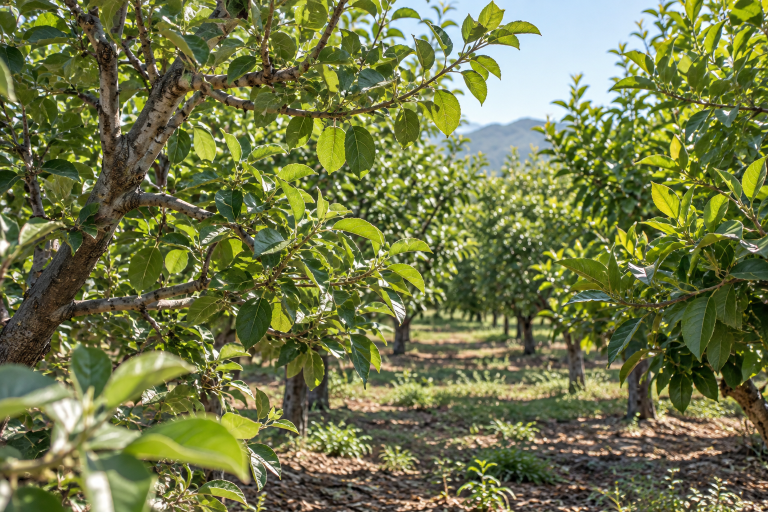
#> input picture assets/orchard.png, 1536 x 1024 px (shown at 1/2 size)
$ python benchmark.py
#> lines starting #> are read from the running program, lines starting #| are printed output that depends on the picture
### game.py
"""ORCHARD: deterministic image scenes, real YOLO inference, server-owned scoring."""
from __future__ import annotations
import io
import json
import os
import time
from pathlib import Path
from dataclasses import dataclass, field
from functools import lru_cache
import numpy as np
from PIL import Image, ImageEnhance, ImageFilter, ImageOps

ROOT = Path(__file__).resolve().parent
os.environ.setdefault('YOLO_CONFIG_DIR', str(ROOT / '.runtime'))
os.environ.setdefault('YOLO_OFFLINE', 'true')
WIDTH, HEIGHT = 1200, 800
MAX_SCANS = 5
PHASES = [
    dict(name='Bom dia, pomar!', short='Bom dia, pomar', description='Maçãs ao sol. Café para você, pixels para o robô.', light='Manhã clara', fruit='apple', count=8, decoys=[]),
    dict(name='Laranja é o novo desafio', short='Cítricos', description='Mudou a fruta. O robô continua sem saber fazer suco.', light='Sol aberto', fruit='orange', count=9, decoys=[]),
    dict(name='Cadê a maçã?', short='Esconde-esconde', description='Frutas pequenas e folhas na frente. Não vale culpar a salada.', light='Sombra das folhas', fruit='apple', count=12, decoys=[]),
    dict(name='Hora extra no pomar', short='Luz baixa', description='Pouca luz e ruído no sensor. O robô esqueceu os óculos.', light='Fim de tarde', fruit='orange', count=10, decoys=[]),
    dict(name='Salada de algoritmos', short='Tudo misturado', description='Maçãs e laranjas juntas. Aqui comparar as duas é obrigatório.', light='Luz variável', fruit='mixed', count=14, decoys=[]),
    dict(name='O pomar de plástico', short='Frutas de mentira', description='Maçãs decorativas entre frutas reais. Procure a emenda: plástico não vira torta.', light='Vitrine rural', fruit='apple', count=6, decoys=['plastic','plastic','wax','plastic']),
    dict(name='Natal fora de época', short='Natal no pomar', description='Bolinhas de Natal e velas de laranja invadiram os galhos. Não colha a decoração!', light='Festa no sítio', fruit='mixed', count=6, decoys=['bauble','bauble','plastic','wax']),
    dict(name='A liga das laranjas', short='Pomar esportivo', description='Bolas de basquete e velas entre laranjas. Cesta de frutas ou cesta de três pontos?', light='Tarde esportiva', fruit='orange', count=8, decoys=['ball','wax','ball','plastic']),
    dict(name='A feira dos impostores', short='Impostores', description='Folhas, sombra e quatro tipos de isca. O robô pediu adicional de insalubridade.', light='Sombra traiçoeira', fruit='mixed', count=8, decoys=['plastic','wax','bauble','ball','plastic','wax']),
    dict(name='A grande pegadinha', short='Só decoração!', description='Nenhuma fruta de verdade! Faça uma leitura sem tentar colher nada. Saber se abster também é inteligência.', light='Pegadinha final', fruit='mixed', count=0, decoys=['plastic','wax','plastic','wax','bauble','ball']),
]
DECOY_NAMES = {'plastic':'maçã de plástico','wax':'vela de laranja','bauble':'bolinha de Natal','ball':'bola de basquete'}
FRUIT_LABELS = {'apple', 'orange'}

@lru_cache(maxsize=2)
def sprite(label):
#> called with label = 'apple'
    sheet = Image.open(ROOT / 'assets/fruits.png').convert('RGBA')
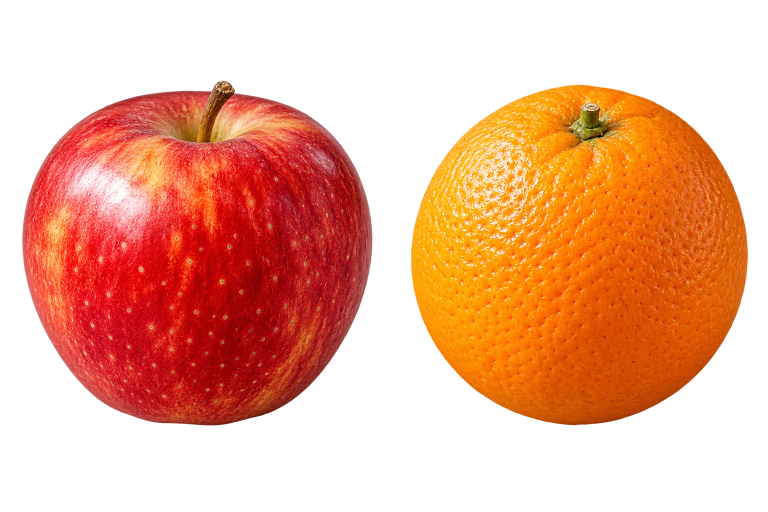
#> input picture assets/fruits.png, 1536 x 1024 px (shown at 1/2 size)
#> sheet is the input picture: PIL image 1536x1024 RGBA; mean R, G, B, A 140.4, 58.2, 22.1, 117.9
    w,h = sheet.size
#> w = 1536; h = 1024
    im = sheet.crop((0 if label == 'apple' else w//2, 0, w//2 if label == 'apple' else w, h))
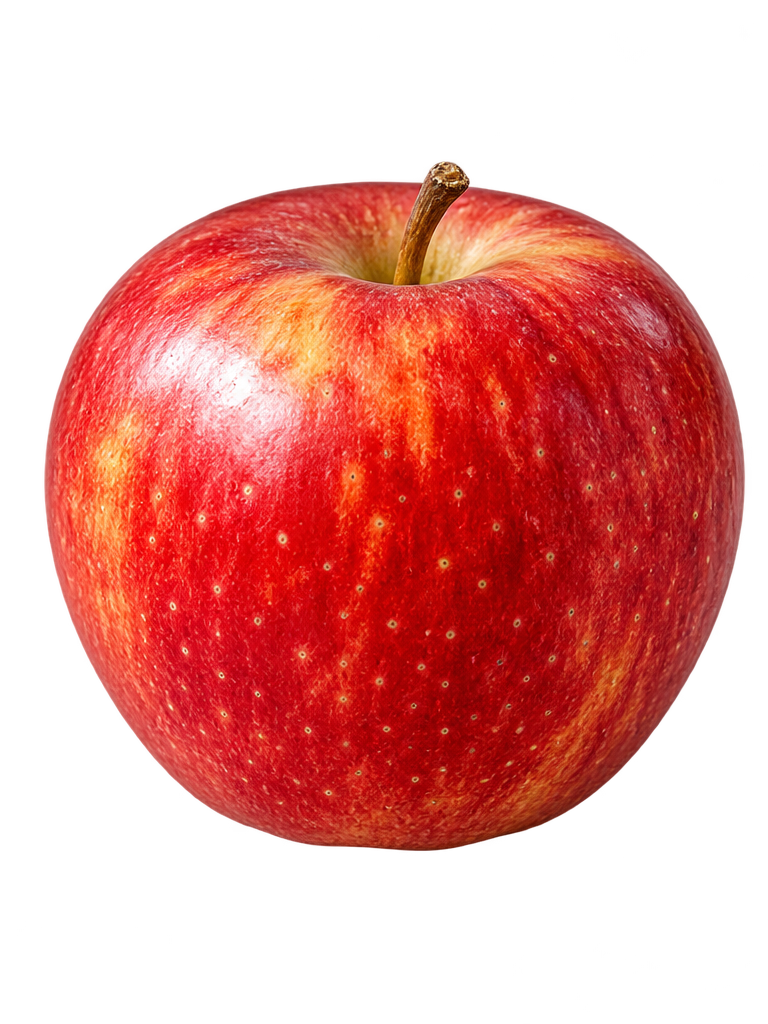
#> im: PIL image 768x1024 RGBA; mean R, G, B, A 131.9, 39.2, 33.2, 121.1; transparent parts drawn white
    # Trim transparent padding. Alpha is supplied by the generated asset.
    alpha = im.getchannel('A')
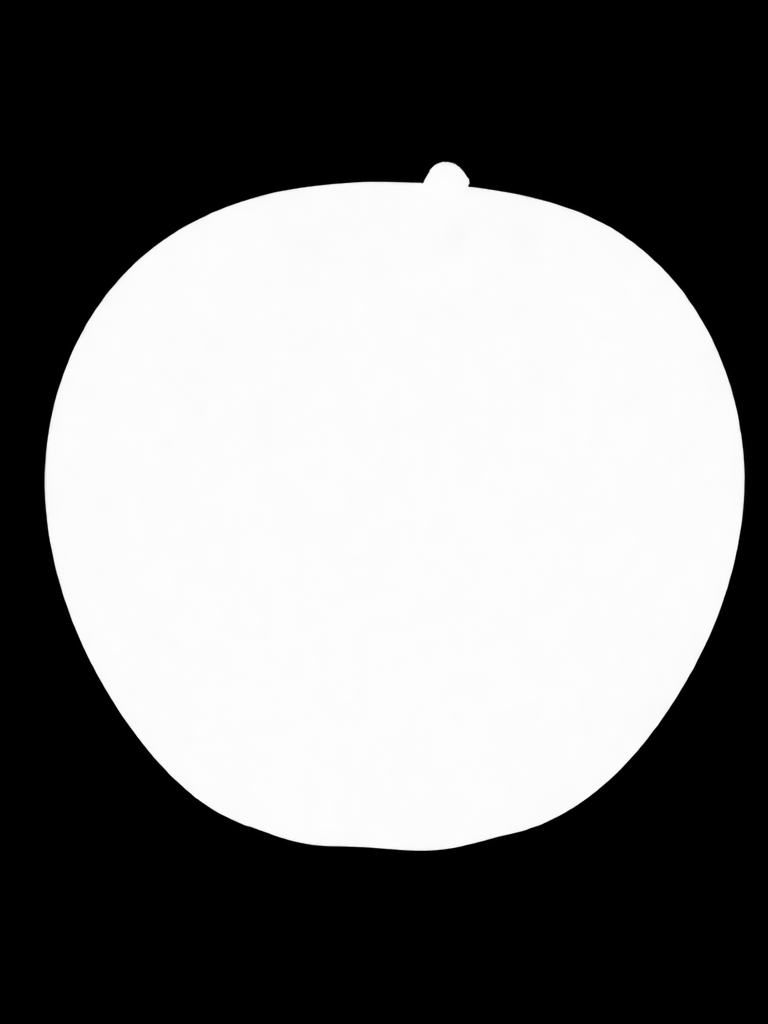
#> alpha: PIL image 768x1024 L; min 0, max 254, mean 121.1
    box = alpha.point(lambda x: 255 if x > 220 else 0).getbbox()
#> box = (45, 162, 744, 850)
    return im.crop(box)
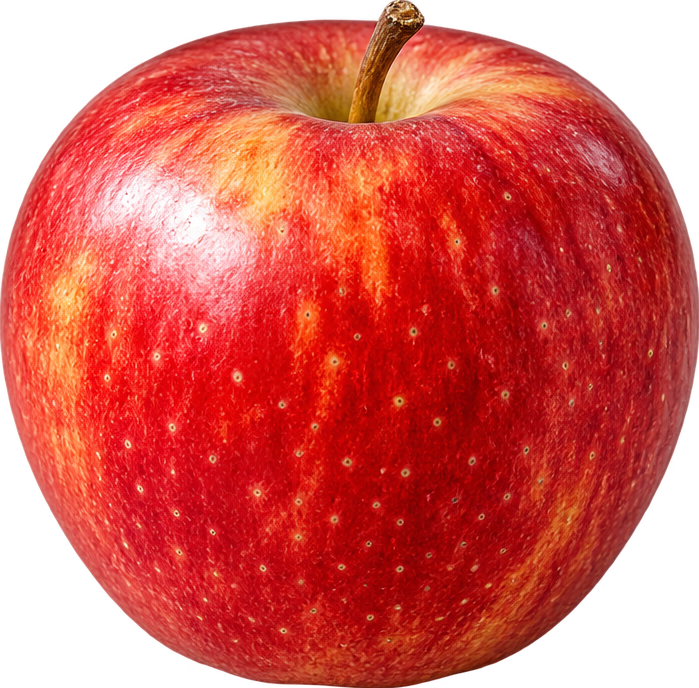
#> returned value: PIL image 699x688 RGBA; mean R, G, B, A 185.2, 53.1, 45.3, 198.1; transparent parts drawn white

@lru_cache(maxsize=len(PHASES))
def scene_data(phase):
    base = Image.open(ROOT/'assets/orchard.png').convert('RGB').resize((WIDTH, HEIGHT))
    if phase in (1,3): base = ImageOps.mirror(base)
    if phase == 2: base = base.crop((80,20,1100,700)).resize((WIDTH,HEIGHT))
    if phase == 4: base = base.crop((0,0,1120,747)).resize((WIDTH,HEIGHT))
    # Hand-authored attachment locations; labels come from scene construction, never YOLO.
    positions = [(160,155,116),(385,245,130),(585,145,94),(1030,215,110),
                 (900,400,87),(280,440,122),(510,490,98),(1080,535,94),
                 (730,300,70),(420,105,77),(670,550,72),(140,580,88),
                 (975,95,68),(760,130,65)]
    fruits=[]
    for i,(x,y,size) in enumerate(positions[:PHASES[phase]['count']]):
        label = PHASES[phase]['fruit']
        if label == 'mixed': label = 'apple' if i%2 == 0 else 'orange'
        if phase == 2: size=int(size*.48)
        if phase == 3: size=int(size*.60)
        if phase in (1,3): x=WIDTH-x
        fruit=sprite(label).copy()
        fruit.thumbnail((size,size))
        fruit=fruit.rotate((i%5-2)*6,Image.Resampling.BICUBIC,expand=True)
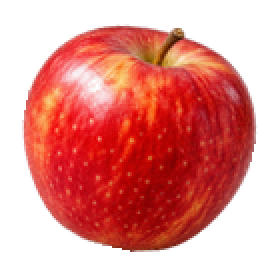
#> fruit: PIL image 138x136 RGBA (shown 2 times larger); mean R, G, B, A 114.4, 31.3, 26.3, 139.4; transparent parts drawn white
        bbox=fruit.getchannel('A').point(lambda a: 255 if a>180 else 0).getbbox()
#> bbox = (12, 13, 128, 126)
        fruit=fruit.crop(bbox)
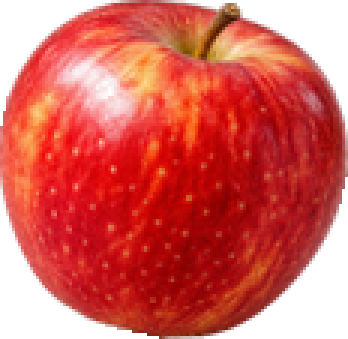
#> fruit: PIL image 116x113 RGBA (shown 3 times larger); mean R, G, B, A 163.4, 44.5, 37.3, 199.5; transparent parts drawn white
        x,y=int(x-fruit.width/2),int(y-fruit.height/2)
#> x = 102; y = 98
        fruits.append(dict(id=i,label=label,box=[x,y,x+fruit.width,y+fruit.height],sprite=fruit))
    return base, fruits

# [9 lines left out: function decoy_sprite, not called in this run]

@lru_cache(maxsize=len(PHASES))
def decoy_data(phase):
    slots=[(725,190,150),(720,470,130),(170,650,125),(430,650,120),(945,630,125),(1040,100,130)]
    result=[]
    for i,kind in enumerate(PHASES[phase]['decoys']):
        x,y,size=slots[i]
        asset=decoy_sprite(kind).copy();asset.thumbnail((size,size))
        x,y=int(x-asset.width/2),int(y-asset.height/2)
        result.append(dict(id=i,kind=kind,name=DECOY_NAMES[kind],box=[x,y,x+asset.width,y+asset.height],sprite=asset))
    return result

def render(phase, harvested=()):
    base, fruits=scene_data(phase)
    frame=base.copy()
    for f in fruits:
        if f['id'] in harvested: continue
        x,y,x2,y2=f['box']
        frame.paste(f['sprite'],(x,y),f['sprite'])
        if phase == 2 and f['id']%2 == 0:
            # A foreground strip restores the actual foliage over the fruit.
            cut=y+int((y2-y)*.42)
            foliage=base.crop((x,y,x2,cut))
            rgb=np.asarray(foliage).astype(float)
            mask=Image.fromarray(np.uint8((rgb[:,:,1]>rgb[:,:,0]*.9)&(rgb[:,:,1]>rgb[:,:,2]*1.12))*255)
            frame.paste(foliage,(x,y),mask)
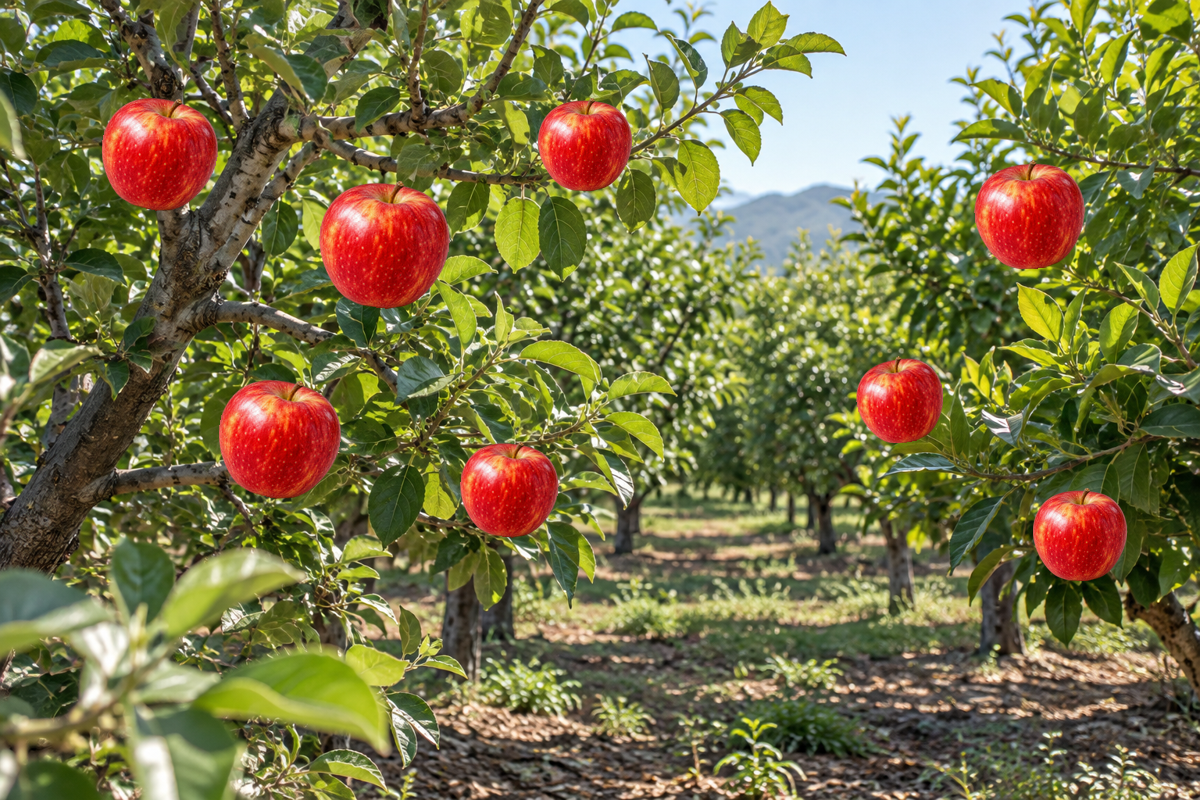
#> frame: PIL image 1200x800 RGB; mean R, G, B 120.3, 115.2, 71.7
    for decoy in decoy_data(phase):
        frame.paste(decoy['sprite'],tuple(decoy['box'][:2]),decoy['sprite'])
    if phase in (2,8): frame=ImageEnhance.Brightness(frame).enhance(.72)
    if phase == 3:
        arr=np.asarray(frame).astype(float)*np.array([.42,.33,.25])
        arr+=np.random.default_rng(42).normal(0,8,arr.shape)
        frame=Image.fromarray(np.clip(arr,0,255).astype('uint8'))
    if phase == 4: frame=ImageEnhance.Color(frame).enhance(.82)
    return frame

def jpeg(frame):
    out=io.BytesIO(); frame.save(out,format='JPEG',quality=93); return out.getvalue()

# [21 lines left out: functions iou, match_detections, not called in this run]

def model_files():
    return sorted(p.name for p in (ROOT/'models').glob('*.pt') if p.is_file() and not p.is_symlink())

class Detector:
    def __init__(self): self.name=None; self.model=None; self.signature=None
    def predict(self,frame,name,confidence):
#> (the run stopped early here; a loop or call above may not have finished)
